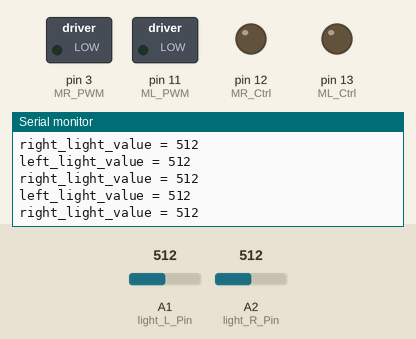
This sketch was run on a simulated Arduino Uno, built with avr-gcc and run on an emulated ATmega328P. Parts: switched loads named in the sketch (green lamp = pin HIGH), output pins drawn as LEDs (lit = HIGH), the last lines printed to the serial monitor. The test bench sets the inputs (shaded band); at power-on: A1 (light_L_Pin) = 512, A2 (light_R_Pin) = 512.

Above: at 1.2 s.
1.3 s: A1 (light_L_Pin) set to 109
At 1.8 s:
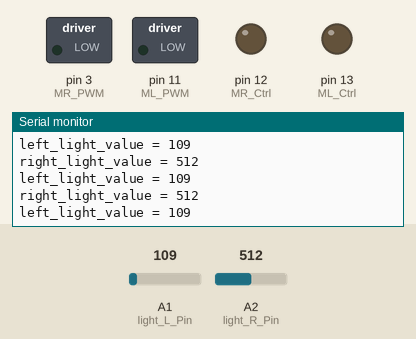
2.8 s: A1 (light_L_Pin) set to 95
At 3.4 s:
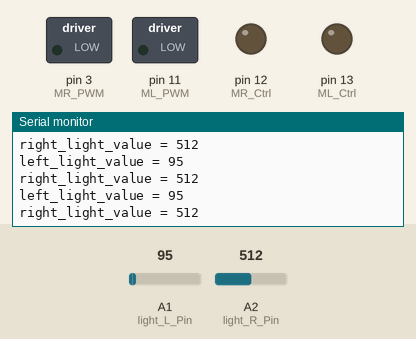
4.3 s: A2 (light_R_Pin) set to 110
At 5.0 s:
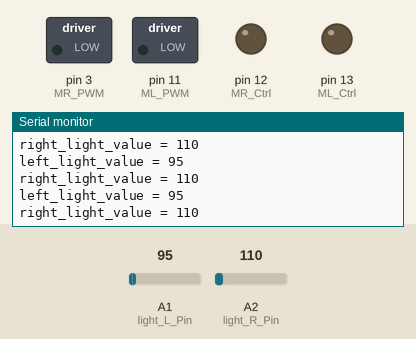
7.3 s: A2 (light_R_Pin) set to 95
At 8.1 s:
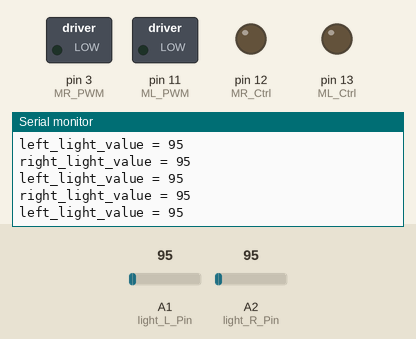
Timing chart, 0 to 10.3 s (numbered marks = the images above; inputs shaded):
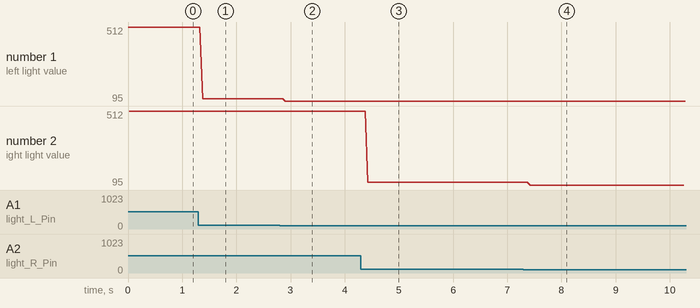

The sketch:

exercise-lightfollow.ino
```cpp
#define light_L_Pin A1   //define the pin of left photo resistor
#define light_R_Pin A2   //define the pin of right photo resistor
#define ML_Ctrl     13  //define the direction control pin of left motor
#define ML_PWM      11   //define the PWM control pin of left motor
#define MR_Ctrl     12  //define the direction control pin of right motor
#define MR_PWM      3   //define the PWM control pin of right motor

int left_light;
int right_light;

// This runs once on startup
void setup() {
  Serial.begin(9600);
  pinMode(light_L_Pin, INPUT);
  pinMode(light_R_Pin, INPUT);
  pinMode(ML_Ctrl, OUTPUT);
  pinMode(ML_PWM, OUTPUT);
  pinMode(MR_Ctrl, OUTPUT);
  pinMode(MR_PWM, OUTPUT);
}

// This runs over and over
void loop() {
  left_light = analogRead(light_L_Pin);
  right_light = analogRead(light_R_Pin);

  Serial.print("left_light_value = ");
  Serial.println(left_light);
  Serial.print("right_light_value = ");
  Serial.println(right_light);

  // TODO: What should we do with this now?
}

/******************************************************
* Car control methods below:
******************************************************/
void Car_front()
{
  digitalWrite(MR_Ctrl, LOW);
  analogWrite(MR_PWM, 200);
  digitalWrite(ML_Ctrl, LOW);
  analogWrite(ML_PWM, 200);
}
void Car_left()
{
  digitalWrite(MR_Ctrl, LOW);
  analogWrite(MR_PWM, 200);
  digitalWrite(ML_Ctrl, HIGH);
  analogWrite(ML_PWM, 200);
}
void Car_right()
{
  digitalWrite(MR_Ctrl, HIGH);
  analogWrite(MR_PWM, 200);
  digitalWrite(ML_Ctrl, LOW);
  analogWrite(ML_PWM, 200);
}
void Car_Stop()
{
  digitalWrite(MR_Ctrl, LOW);
  analogWrite(MR_PWM, 0);
  digitalWrite(ML_Ctrl, LOW);
  analogWrite(ML_PWM, 0);
}
//****************************************************************
```

Measured:
- the behaviour switches between 100 and 99 on A1 (light_L_Pin) (found by bisection; images 1 and 2)
- the behaviour switches between 100 and 99 on A2 (light_R_Pin) (found by bisection; images 3 and 4)
- after the input at 1.3 s, the serial monitor: prints a new line after 0.08 s (image 1)
- after the input at 2.8 s, the serial monitor: prints a new line after 0.11 s (image 2)
- after the input at 4.3 s, the serial monitor: prints a new line after 0.13 s (image 3)
- after the input at 7.3 s, the serial monitor: prints a new line after 0.12 s (image 4)
- plotted number 1: 512 → 109 after the input at 1.3 s, 109 → 95 after the input at 2.8 s
- plotted number 2: 512 → 110 after the input at 4.3 s
